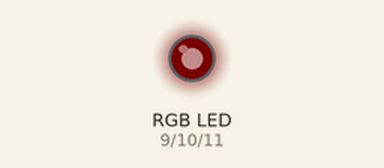
A sketch run on a simulated Arduino Uno, built with avr-gcc and run on an emulated ATmega328P. On the bench: an RGB LED mixed from three pins (HIGH = lit). Dim RGB values are drawn brighter than linear.

Above: at 0.05 s.
At 4.0 s:
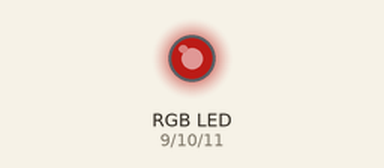
Timing chart, 0 to 5.6 s (numbered marks = the images above):
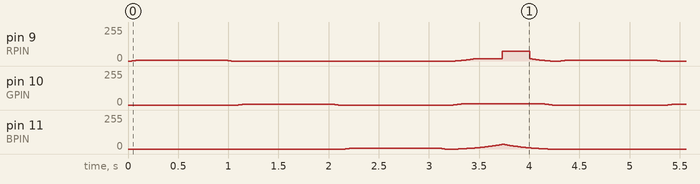

The sketch:

ledLinearLight.ino
```cpp
#define RPIN 9
#define GPIN 10
#define BPIN 11
void setup() {
  // put your setup code here, to run once:
  pinMode(RPIN,OUTPUT);
  pinMode(GPIN,OUTPUT);
  pinMode(BPIN,OUTPUT);
  //pinMode(9,OUTPUT);
  Serial.begin(9600);
}

void Update(int r,int g,int b){
  analogWrite(RPIN,r);
  analogWrite(GPIN,g);
  analogWrite(BPIN,b);
}

int state = 0;
unsigned char counter= 0;
char dx = 1;
void loop() {
  int colors[4] = {0,0,0,0}, phase = state & 0xff;
  int power = ((state & 0x100) ? 0xff-phase : phase);
  colors[state / 512] = 255.0 * pow(power / 256.0,2);
  if(colors[3]){int d = colors[3];colors[0]=d*30/100;colors[1]=d*59/100;colors[2]=d*14/100;}
  Update(colors[0],colors[1],colors[2]);
  if(++state == 512*4) state = 0;
  //analogWrite(9,counter);
  counter +=dx;
  if(counter==0 || counter==256) dx = -dx;
  delay(2);
}
```
